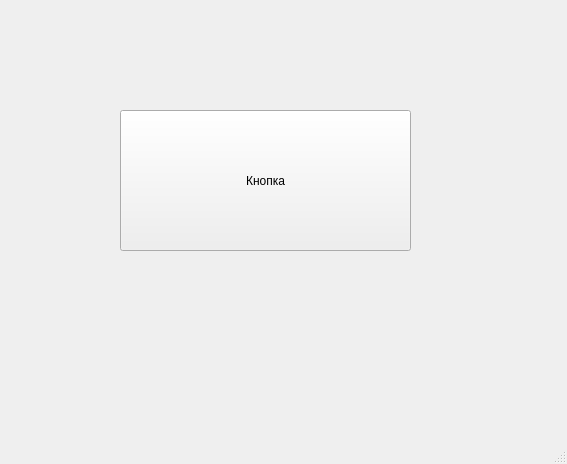
<?xml version="1.0" encoding="UTF-8"?>
<ui version="4.0">
 <class>MainWindow</class>
 <widget class="QMainWindow" name="MainWindow">
  <property name="geometry">
   <rect>
    <x>0</x>
    <y>0</y>
    <width>567</width>
    <height>464</height>
   </rect>
  </property>
  <property name="minimumSize">
   <size>
    <width>567</width>
    <height>464</height>
   </size>
  </property>
  <property name="maximumSize">
   <size>
    <width>567</width>
    <height>464</height>
   </size>
  </property>
  <property name="windowTitle">
   <string>MainWindow</string>
  </property>
  <widget class="QWidget" name="centralwidget">
   <widget class="QPushButton" name="pushButton">
    <property name="geometry">
     <rect>
      <x>120</x>
      <y>110</y>
      <width>291</width>
      <height>141</height>
     </rect>
    </property>
    <property name="text">
     <string>Кнопка</string>
    </property>
   </widget>
  </widget>
  <widget class="QStatusBar" name="statusbar"/>
 </widget>
 <resources/>
 <connections/>
</ui>
